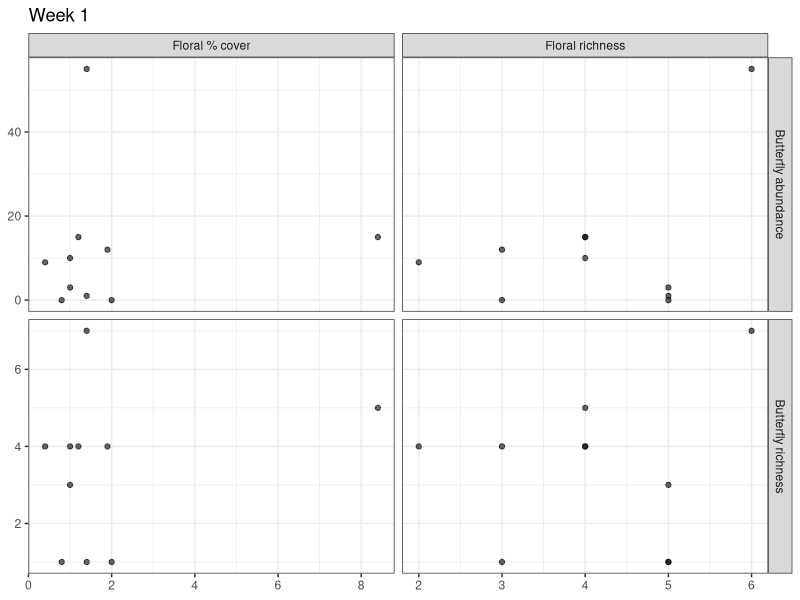
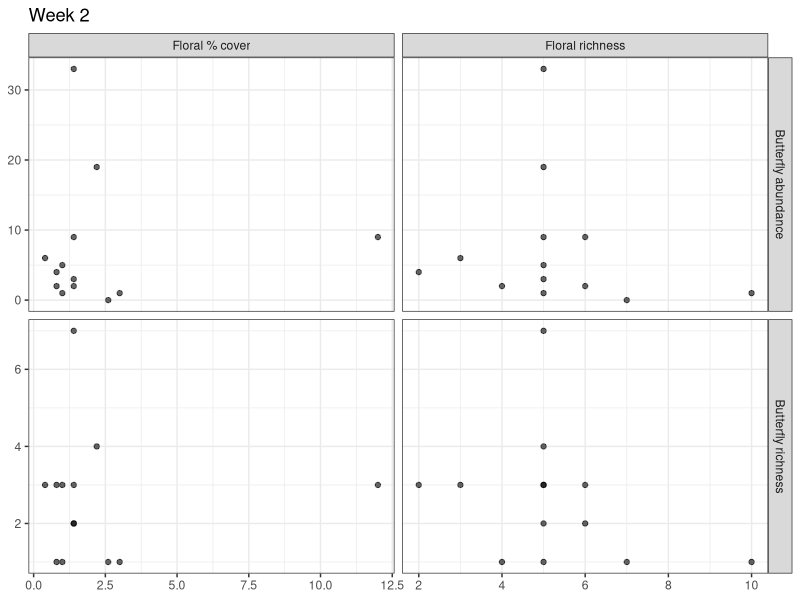
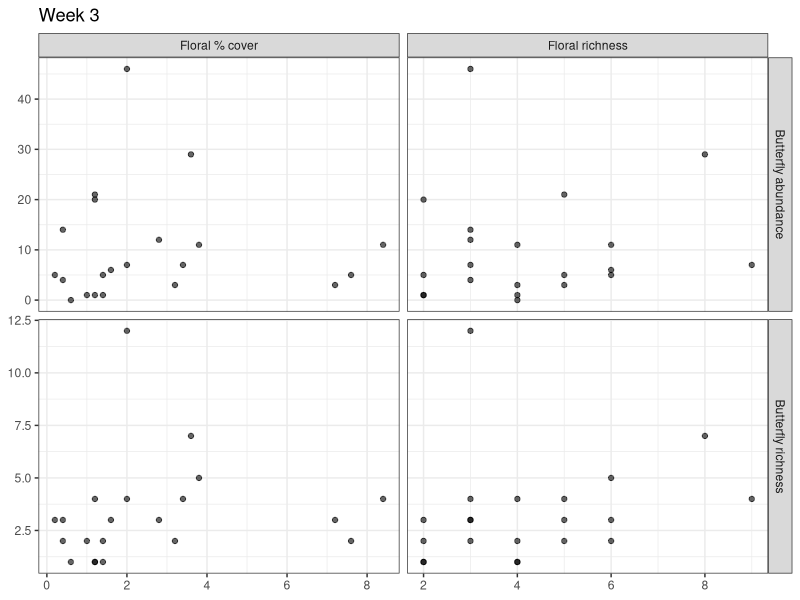
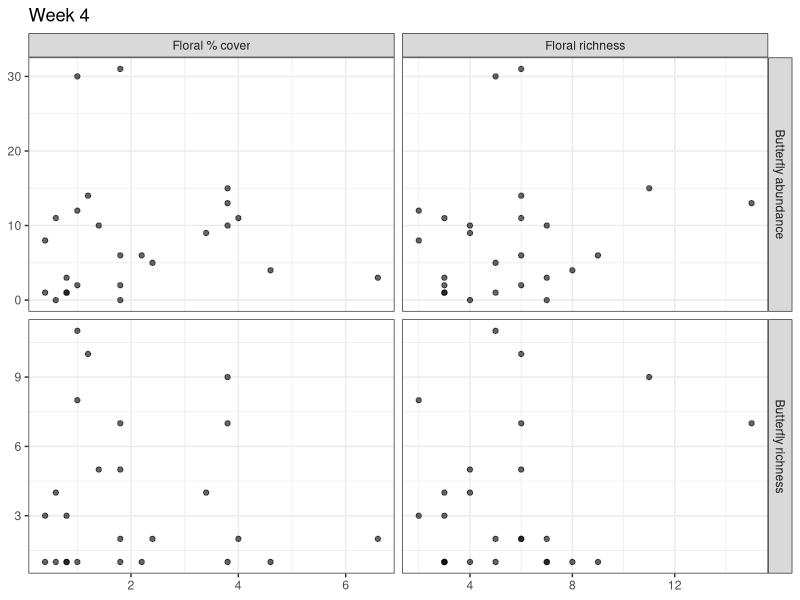
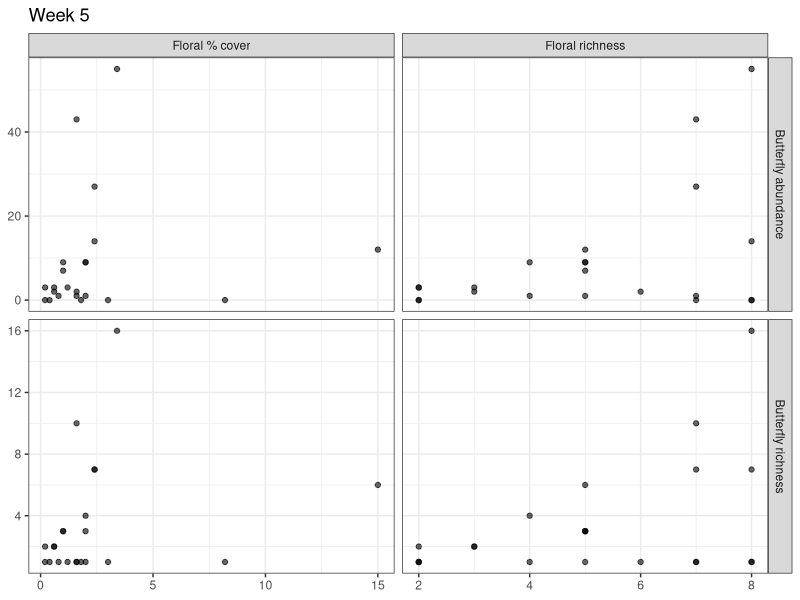
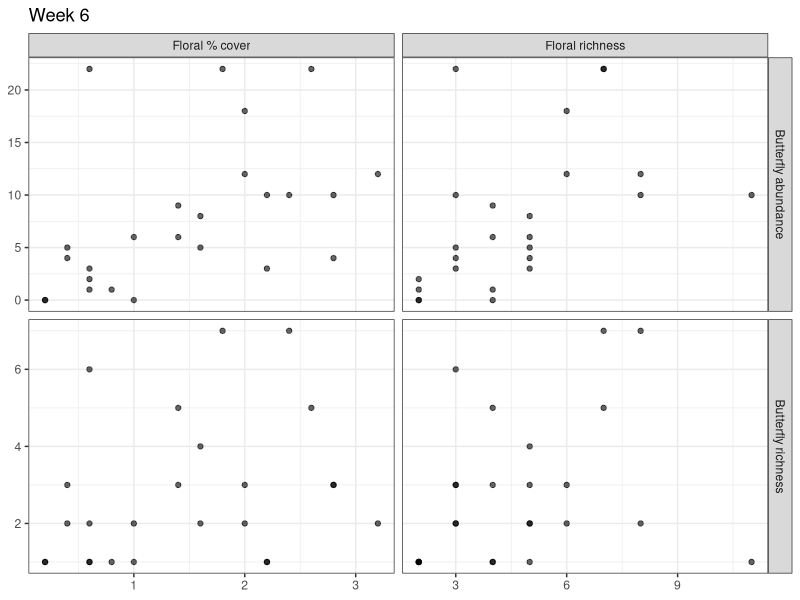
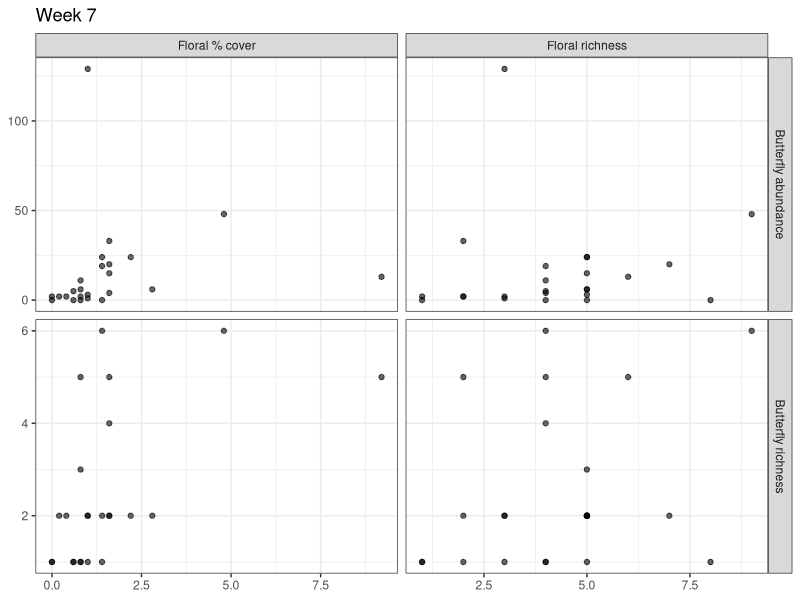
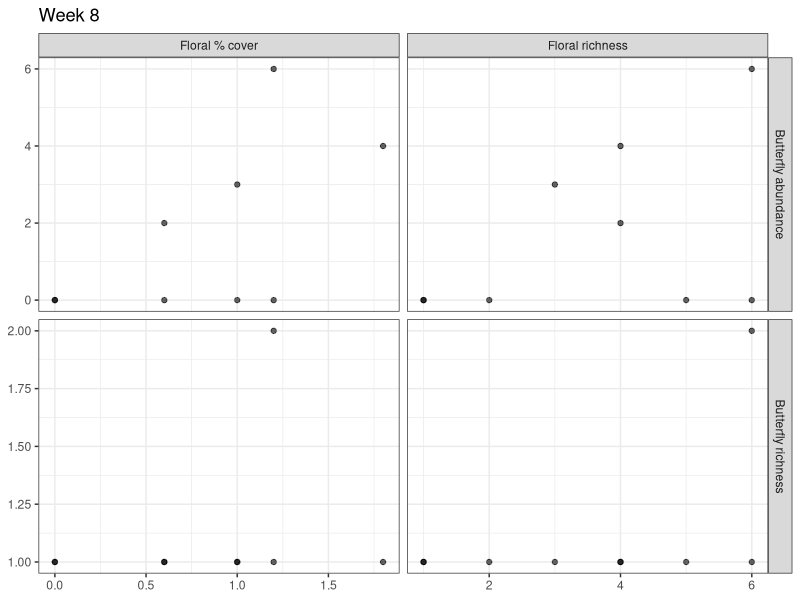

Reproduce these figures in R, in order. (Note: this script raises an error after producing the figures.)
#### Drafting Answers to Research Questions Script ####
### Freya Innes
### 22/09/2026

# Open Packages
library(tidyverse)

#### READING IN DATA ####
setwd("~/Desktop/School/Graduate/BIMBY_2026_Field_Season")

butterflies_clean <- read_csv("Clean Data/butterflies_clean.csv")
flowers_clean <- read_csv("Clean Data/flowers_clean.csv")
nectar_clean <- read_csv("Clean Data/nectar_clean.csv")



#### Can floral resource richness and abundance predict butterfly richness and abundance? ####
# The idea behind this one is a four paneled grid that has the associations

# Making a usable butterfly summary
butterfly_summary <- butterflies_clean %>%
  mutate(date = make_date(year = 2026,
                          month = as.integer(month), 
                          day = as.integer(day)),
         butterfly_species = paste(genus, species)) %>% # Combining the date
  #filter(butterfly_species != "NA NA") %>% # Removes rows with no species but the name "NA NA"
  group_by(transect, date, week) %>%
  summarise(butterfly_abundance = sum(number, na.rm = TRUE), # Making a column for butterfly abundance
            butterfly_richness = n_distinct(butterfly_species), # Making a column for species richness
            .groups = "drop")

# Making floral summary with native and non-native cover and richness in case I want to use it later
flower_summary <- flowers_clean %>%
  #filter(!is.na(genus)) %>%  # drop placeholder "no plant in this quadrat" rows
  mutate(date = make_date(year = 2026,
                          month = as.integer(month),
                          day = as.integer(day)),
         plant_species = paste(genus, species)) %>%
  distinct(transect, date, week, quadrat, plant_species, cover_pct) %>%  # No duplicate entries
  group_by(transect, date, week) %>%
  complete(quadrat = 1:5, nesting(plant_species), 
           fill = list(cover_pct = 0)) %>%
  ungroup() %>%
  group_by(transect, date, week, plant_species) %>%
  summarise(mean_cover = mean(cover_pct), .groups = "drop") %>%
  group_by(transect, date, week) %>%
  summarise(floral_richness = n_distinct(plant_species),
            floral_cover = sum(mean_cover),
            .groups = "drop") %>%
  complete(nesting(transect, date, week), 
           fill = list(floral_richness = 0, floral_cover = 0))

# Making a summary table to plot more easily
question1_data <- butterfly_summary %>%
  left_join(flower_summary, by = c("transect", "date", "week"))

figure_data <- bind_rows(
  question1_data %>%
    transmute(transect, date, week, # ", origin" has been removed from here and needs to be readded
              x = floral_richness, y = butterfly_richness,
              x_variable = "Floral richness", y_variable = "Butterfly richness"),
  question1_data %>%
    transmute(transect, date, week,
              x = floral_cover, y = butterfly_richness,
              x_variable = "Floral % cover", y_variable = "Butterfly richness"),
  question1_data %>%
    transmute(transect, date, week,
              x = floral_richness, y = butterfly_abundance,
              x_variable = "Floral richness", y_variable = "Butterfly abundance"),
  question1_data %>%
    transmute(transect, date, week,
              x = floral_cover, y = butterfly_abundance,
              x_variable = "Floral % cover", y_variable = "Butterfly abundance"))

# Loop: one 2x2 grid figure per week, click through in the Plots pane
for (wk in sort(unique(figure_data$week))) {
  
  wk_data <- figure_data %>% filter(week == wk)
  
  p <- ggplot(wk_data, aes(x = x, y = y)) + # Removing plant origin colour and fill for now
    geom_point(alpha = 0.6) +
    facet_grid(y_variable ~ x_variable, scales = "free") +
    labs(x = NULL,
         y = NULL,
         title = paste("Week", wk)) +
    theme_bw()
  
  print(p)
}



# THIS IS DUPLICATE CODE FOR THE FLORAL SUMMARY THAT SEPARATES BY ORIGIN #

# Making floral summary with native and non-native cover and richness in case I want to use it later
flower_summary <- flowers_clean %>%
  filter(!is.na(genus)) %>%  # drop placeholder "no plant in this quadrat" rows
  mutate(date = make_date(year = 2026,
                          month = as.integer(month),
                          day = as.integer(day)),
         plant_species = paste(genus, species)) %>%
  distinct(transect, date, week, quadrat, plant_species, origin, cover_pct) %>%  # No duplicate entries
  group_by(transect, date, week) %>%
  complete(quadrat = 1:5, nesting(plant_species, origin), # Keeps species and their origin together instead of duplicating
           fill = list(cover_pct = 0)) %>%
  ungroup() %>%
  group_by(transect, date, week, origin, plant_species) %>%
  summarise(mean_cover = mean(cover_pct), .groups = "drop") %>%
  group_by(transect, date, week, origin) %>%
  summarise(floral_richness = n_distinct(plant_species),
            floral_cover = sum(mean_cover),
            .groups = "drop") %>%
  complete(nesting(transect, date, week), origin, 
           fill = list(floral_richness = 0, floral_cover = 0))

#### Which floral resources are disproportionately used by butterflies relative to their availability?####
# FLOWER DATA #

#Ensuring NAs are removed (can be removed once data is properyl cleaned)
flowers_clean <- flowers_clean %>%
  filter(!is.na(transect), !is.na(month), !is.na(day)) %>%
  mutate(date = make_date(year = 2026,
                          month = as.integer(month),
                          day = as.integer(day)),
         plant_species = paste(genus, species))

# Calculate mean floral cover for each plant species
flower_availability <- flowers_clean %>%
  filter(!is.na(quadrat)) %>% # Removes quadrats that are NA values
  group_by(transect, date, quadrat, plant_species) %>%
  summarise(cover = sum(`cover_%`, na.rm = TRUE),
            .groups = "drop") %>%
  complete(transect, date, 
           quadrat = 1:5,  # specifically calculates for 5 quadrats, not more (NAs)
           plant_species, fill = list(cover = 0)) %>%
  group_by(transect, date, plant_species) %>%
  summarise(mean_cover = mean(cover),
            n_quadrats = n(),
            .groups = "drop")

# Calculate total floral cover for each transect on a certain date
flower_totals <- flower_availability %>%
  group_by(transect, date) %>%
  summarise(total_floral_cover = sum(mean_cover, na.rm = TRUE),
            .groups = "drop")

# Calculate each plant's proportion of floral availability
flower_availability <- flower_availability %>%
  left_join(flower_totals, by = c("transect", "date")) %>%
  mutate(availability_proportion = mean_cover / total_floral_cover)


# NECTARING DATA #

# Filtering the dataset (can be removed once data is completed)
nectar_clean <- nectar_clean %>%
  filter(!is.na(transect), !is.na(month), !is.na(day)) %>%
  mutate(date = make_date(year = 2026,
                          month = as.integer(month),
                          day = as.integer(day)),
         plant_species = paste(flower_genus, flower_species))

# Counting nectar observations for each plant
nectaring_summary <- nectar_clean %>%
  group_by(transect, date, plant_species) %>%
  summarise(nectar_visits = n(), 
            .groups = "drop")

# Calculating the total nectar observations per transect on a certain date
nectar_totals <- nectaring_summary %>%
  group_by(transect, date) %>%
  summarise(total_nectar_visits = sum(nectar_visits, na.rm = TRUE),
            .groups = "drop")

# Calculate if nectar use was proportional 
nectaring_summary <- nectaring_summary %>%
  left_join(nectar_totals, by = c("transect", "date")) %>%
  mutate(use_proportion = nectar_visits / total_nectar_visits)


# COMBINING DATASETS #
question2_data <- flower_availability %>%
  select(transect, date, plant_species, mean_cover, availability_proportion) %>%
  full_join(nectaring_summary %>%
              select(transect, date, plant_species, nectar_visits, use_proportion),
            by = c("transect", "date", "plant_species")) %>%
  mutate(mean_cover = replace_na(mean_cover, 0),
         availability_proportion = replace_na(availability_proportion, 0),
         nectar_visits = replace_na(nectar_visits, 0), 
         use_proportion = replace_na(use_proportion, 0))

# Calculate selection ratio
#
# > 1 = used more than expected based on availability
# = 1 = used in proportion to availability
# < 1 = used less than expected

question2_data <- question2_data %>%
  mutate(selection_ratio = case_when(availability_proportion > 0 ~ use_proportion / availability_proportion,
                                     TRUE ~ NA_real_))

#  Plotting data
# Each point represents a plant species at a particular transect on a particular date
ggplot(question2_data, aes(x = availability_proportion, y = use_proportion)) +
  geom_abline(slope = 1, intercept = 0, linetype = "dashed") + # 1:1 line = use proportional to availability
  geom_point(alpha = 0.6) +
  labs(x = "Proportion of floral cover available",
       y = "Proportion of nectar observations",
       title = "Butterfly nectar use relative to floral availability") +
  theme_bw()

# Plant-level summary for a second figure
plant_summary <- question2_data %>%
  group_by(plant_species) %>%
  summarise(mean_availability = mean(availability_proportion, na.rm = TRUE),
            mean_use = mean(use_proportion, na.rm = TRUE),
            total_visits = sum(nectar_visits, na.rm = TRUE),
            .groups = "drop")

# Plant-level availability vs. use figure
ggplot(plant_summary, aes(x = mean_availability, y = mean_use, label = plant_species)) +
  geom_abline(slope = 1, intercept = 0, linetype = "dashed") + # 1:1 line = use proportional to availability
  geom_point(alpha = 0.6) +
  geom_text(nudge_y = 0.01, check_overlap = TRUE) +
  labs(x = "Mean proportional floral cover",
       y = "Mean proportional nectar use") +
  theme_bw()


#### Does butterfly use of native vs. non-native nectar plants change with seasonal variation in native floral availability?####

# FLORAL DATA #
flower_species_cover <- flowers_clean %>%
  group_by(transect, date, plant_species, origin) %>%
  summarise(mean_cover = mean(`cover_%`, na.rm = TRUE),
            .groups = "drop")

# Total floral cover by transect on a date
flower_totals <- flower_species_cover %>%
  group_by(transect, date) %>%
  summarise(total_floral_cover = sum(mean_cover, na.rm = TRUE),
            .groups = "drop")

# Calculating native floral availability
native_flower_availability <- flower_species_cover %>%
  group_by(transect, date) %>%
  summarise(native_floral_cover = sum(mean_cover[origin == "Native"], na.rm = TRUE),
            total_floral_cover = sum(mean_cover, na.rm = TRUE), # Mean cover of all flowers
            .groups = "drop") %>%
  mutate(proportion_native_floral_cover = native_floral_cover / total_floral_cover) # Proportion of floral cover that is native

# NECTARING DATA #
# Summary of native nectar visits
nectar_native_summary <- nectar_clean %>%
  group_by(transect, date, flower_origin) %>%
  summarise(nectar_visits = n(),
            .groups = "drop")

# Calculating total nectar observations
nectar_totals <- nectar_native_summary %>%
  group_by(transect, date) %>%
  summarise(total_nectar_visits = sum(nectar_visits, na.rm = TRUE),
            .groups = "drop")

# Calculating the proportion of nectar visits to native plants
native_nectar_use <- nectar_native_summary %>%
  filter(flower_origin == "Native") %>%
  group_by(transect, date) %>%
  summarise(native_nectar_visits = sum(nectar_visits, na.rm = TRUE),
            .groups = "drop") %>%
  left_join(nectar_totals, by = c("transect", "date")) %>%
  mutate(proportion_native_nectar = native_nectar_visits / total_nectar_visits)

# Combining the floral availability and nectar use
question3_data <- native_flower_availability %>%
  left_join(native_nectar_use, by = c("transect", "date"))

# PLOTTING #
# Plotting native floral availability through the season
ggplot(question3_data, aes(x = date, y = proportion_native_floral_cover)) +
  geom_point(alpha = 0.6) +
  geom_smooth(method = "loess", se = TRUE) +
  labs(x = "Date", 
       y = "Proportion of floral cover that is native", 
       title = "Seasonal availability of native floral resources") +
  theme_bw()

# Plotting native nectar use through the season
ggplot(question3_data, aes(x = date, y = proportion_native_nectar)) +
  geom_point(alpha = 0.6) +
  geom_smooth(method = "loess", se = TRUE) +
  labs(x = "Date",
       y = "Proportion of nectar observations on native plants",
       title = "Seasonal use of native flowers") +
  ylim(0, 1) +
  theme_bw()

# Plotting native floral availability vs. native nectar use
ggplot(question3_data, aes(x = proportion_native_floral_cover, y = proportion_native_nectar)) +
  geom_abline(slope = 1, intercept = 0, linetype = "dashed") + # Adds the 1:1 use ratio
  geom_point(alpha = 0.6) +
  geom_smooth(method = "lm", se = TRUE) +
  labs(x = "Proportion of floral cover that is native",
       y = "Proportion of nectar observations on native plants",
       title = "Native nectar use as a function of native floral availability") +
  theme_bw()






#### MAKING OTHER RANDOM PLOTS THAT I HAD THE CODE FOR ####
# Transect Locations
# Adding region to butterfly data
butterflies <- butterflies_clean %>%
  mutate(region = case_when(
    transect %in% c("GBH", "CCM", "BGP", "PSP") ~ "Lower Mainland",
    transect %in% c("CHP", "RBG", "BHT", "HRP") ~ "Vancouver Island",
    transect %in% c("MGT", "FLT") ~ "High Elevation Alpine",
    transect %in% c("MMF", "KPP", "PSL") ~ "Thompson-Nicola",
    transect %in% c("OHR", "OHRb", "PBM", "ABR", "JMS",
                    "KSP", "OKF", "KWL", "RTT", "PML") ~ "Okanagan-Similkameen",
    transect %in% c("UBC", "KMP", "RRP" ) ~ "Thompson-Okanagan"))

# Base map
canada_prov <- ne_states(country = "canada", returnclass = "sf")

# Load BC boundary
bc_boundary <- canada_prov %>%
  filter(gn_name == "British Columbia")

# Convert to sf structure to plot on map 
transects_sf <- st_as_sf(butterflies, coords = c("lon", "lat"), crs = 4326)

# Clip to BC
sf_bc <- st_join(transects_sf, bc_boundary, join = st_within, left = FALSE)

# Plot
ggplot() +
  geom_sf(data = bc_boundary, fill = "grey95") +
  geom_sf(data = sf_bc, aes(color = region.x)) +
  geom_sf_text(data = sf_bc, aes(label = transect),
               nudge_y = 0.05,
               size = 2) +
  coord_sf(xlim = c(-126.0, -119.0),
           ylim = c(48.0, 51)) +
  theme_bw() +
  theme(panel.grid.major = element_blank(),
        panel.grid.minor = element_blank()) +
  labs(title = "BIMBY Transects in British Columbia",
       x = "Longitude",
       y = "Latitude",
       color = "Sampling Region")



# SAMPLING SUMMARY
# Binding together sampling summary
sampling_summary <- bind_rows(
  flowers_clean %>%
    distinct(transect, month, day, week) %>%
    count(transect) %>%
    mutate(dataset = "Flowers"),
  
  nectar_clean %>%
    distinct(transect, month, day) %>%
    count(transect) %>%
    mutate(dataset = "Nectar"),
  
  butterflies_clean %>%
    distinct(transect, month, day) %>%
    count(transect) %>%
    mutate(dataset = "Butterflies"))

# Plots the number of times floral surveys, butterfly surveys, and nectar observations have been recorded at each site
ggplot(sampling_summary, aes(x = reorder(transect, n), y = n, fill = dataset)) +
  geom_col(position = "dodge") +
  coord_flip() +
  labs(x = "Transect", 
       y = "Number of sampling occasions", 
       fill = "Dataset") +
  theme_bw() +
  theme(panel.grid.major = element_blank(),
        panel.grid.minor = element_blank())



# NATIVE VS. NON-NATIVE FLORAL COVER
# Averaging floral cover across five quadrats per transect
cover_transect <- flowers_clean %>%
  filter(!is.na(origin)) %>%
  group_by(month, day, week, transect, quadrat, origin) %>%
  summarise(cover = sum(`cover_%`, na.rm = TRUE), 
            .groups = "drop" ) %>%
  group_by(month, day, week, transect, origin) %>%
  summarise(mean_cover = mean(cover, na.rm = TRUE), 
            se = sd(cover, na.rm = TRUE) / sqrt(n()),
            .groups = "drop")

# Creating day-of-year
cover_transect <- cover_transect %>%
  mutate(date = as.Date(paste(2026, month, day, sep = "-")),
         julian = as.integer(format(date, "%j")),
         region = case_when(
           transect %in% c("GBH", "CCM", "BGP", "PSP") ~ "Lower Mainland",
           transect %in% c("CHP", "RBG", "BHT", "HRP") ~ "Vancouver Island",
           transect %in% c("MGT", "FLT") ~ "High Elevation Alpine",
           transect %in% c("MMF", "KPP", "PSL") ~ "Thompson-Nicola",
           transect %in% c("OHR", "OHRb", "PBM", "ABR", "JMS",
                           "KSP", "OKF", "KWL", "RTT", "PML") ~ "Okanagan-Similkameen",
           transect %in% c("UBC", "KMP", "RRP" ) ~ "Thompson-Okanagan"))

# Plotting mean % floral cover vs day of year
ggplot(cover_transect, aes(x = week, y = mean_cover, colour = origin)) +
  geom_point(alpha = 0.5) +
  geom_smooth(method = "loess", se = FALSE) + # Change if changed below
  facet_wrap(~ region) + # Change if wanting season total, region, or individual transects
  scale_colour_manual(values = c("Native" = "forestgreen", "Non-native" = "orange")) +
  scale_x_continuous(breaks = seq(min(cover_transect$week), max(cover_transect$week), by = 1)) +
  labs(x = "Week",
       y = "Mean floral cover (%)",
       colour = "Plant origin") +
  theme_bw() +
  theme(panel.grid.major = element_blank(),
        panel.grid.minor = element_blank())

# NECTAR-USE AT TRANSECTS 
# Simple summary of nectar-use
nectar_summary <- nectar_clean %>%
  count(transect, flower_origin)

# Plots nectaring observations at each transect and whether they were on native or non-native plants
ggplot(nectar_summary, aes(x = reorder(transect, n), y = n, fill = flower_origin)) +
  geom_col() +
  coord_flip() +
  scale_fill_manual(
    values = c("Native" = "forestgreen", "Non-native" = "orange")) +
  labs(x = "Transect",
       y = "Number of nectaring observations",
       fill = "Flower origin") +
  theme_bw() +
  theme(panel.grid.major = element_blank(),
        panel.grid.minor = element_blank())

# NECTAR-USE THROUGHOUT THE SEASON
# Adding julian date to nectaring data and summing the observations
nectar_day <- nectar_clean %>%
  mutate(date = as.Date(paste(2026, month, day, sep = "-")),
         julian = as.integer(format(date, "%j"))) %>%
  count(julian, flower_origin)

ggplot(nectar_day, aes(x = julian, y = n, colour = flower_origin)) +
  geom_point(alpha = 0.6) +
  geom_smooth(method = "loess", se = FALSE) + # Change for error bars if wanted
  scale_colour_manual(values = c("Native" = "forestgreen","Non-native" = "orange")) +
  labs(x = "Day of year",
       y = "Nectaring observations",
       colour = "Flower origin") +
  theme_bw() +
  theme(panel.grid.major = element_blank(),
        panel.grid.minor = element_blank())

#FLORAL AVAILABILITY VS NECTAR-USE 
# Calculating native floral cover for each transect and week
floral_availability <- flowers_clean %>%
  filter(!is.na(origin)) %>%
  group_by(week, transect, quadrat, origin) %>%
  summarise(cover = sum(`cover_%`, na.rm = TRUE),
            .groups = "drop") %>%
  group_by(week, transect, origin) %>%
  summarise(mean_cover = mean(cover, na.rm = TRUE),
            .groups = "drop") %>%
  rename(flower_origin = origin)

# Nectar observations based on week, transect, and flower origin 
nectar_use <- nectar_clean %>%
  count(week, transect, flower_origin, name = "nectar_obs")

# Connecting datasets
nectar_availability <- floral_availability %>%
  left_join(nectar_use, by = c("week", "transect", "flower_origin")) %>%
  mutate(nectar_obs = replace_na(nectar_obs, 0))

# Plotting 
ggplot(nectar_availability, aes(x = mean_cover, y = nectar_obs, colour = flower_origin)) +
  geom_point(alpha = 0.7) +
  geom_smooth(method = "lm", se = TRUE) +
  facet_wrap(~ flower_origin) +
  scale_colour_manual(values = c("Native" = "forestgreen", "Non-native" = "orange")) +
  labs(x = "Mean floral cover (%)",
       y = "Nectaring observations",
       colour = "Flower origin") +
  theme_bw() +
  theme(panel.grid.major = element_blank(),
        panel.grid.minor = element_blank())


# BUTTERFLY ABUNDANCE THROUGHOUT THE SEASON 
# Abundance at each transect during each week
butterfly_day <- butterflies_clean %>%
  group_by(month, day, week, transect) %>%
  summarise(butterfly_abundance = sum(number, na.rm = TRUE),
            species_richness = n_distinct(paste(genus, species),na.rm = TRUE), .groups = "drop") %>%
  mutate(date = as.Date(paste(2026, month, day, sep = "-")),
         julian = as.integer(format(date, "%j")),
         region = case_when(
           transect %in% c("GBH", "CCM", "BGP", "PSP") ~ "Lower Mainland",
           transect %in% c("CHP", "RBG", "BHT", "HRP") ~ "Vancouver Island",
           transect %in% c("MGT", "FLT") ~ "High Elevation Alpine",
           transect %in% c("MMF", "KPP", "PSL") ~ "Thompson-Nicola",
           transect %in% c("OHR", "OHRb", "PBM", "ABR", "JMS",
                           "KSP", "OKF", "KWL", "RTT", "PML") ~ "Okanagan-Similkameen",
           transect %in% c("UBC", "KMP", "RRP" ) ~ "Thompson-Okanagan"))

# Plots abundance (something wonky with the x-axis)
ggplot(butterfly_day, aes(x = julian, y = butterfly_abundance)) +
  geom_point(alpha = 0.6) +
  geom_smooth(method = "loess",se = TRUE) +
  facet_wrap(~ region) +
  labs(x = "Day of year", 
       y = "Butterfly abundance") +
  theme_bw() +
  theme(panel.grid.major = element_blank(),
        panel.grid.minor = element_blank())


# Plots richness (still wonky)
ggplot(butterfly_day, aes(x = julian,y = species_richness)) +
  geom_point(alpha = 0.6) +
  geom_smooth(method = "loess", se = TRUE) +
  #facet_wrap(~ region) +
  labs(x = "Day of year",
       y = "Butterfly species richness") +
  theme_bw() +
  theme(panel.grid.major = element_blank(),
        panel.grid.minor = element_blank())











# NOT READY YET
availability_prop <- floral_availability %>%
  group_by(week, transect) %>%
  mutate(availability_prop = mean_cover / sum(mean_cover)) %>%
  ungroup()

use_prop <- nectar_use %>%
  group_by(week, transect) %>%
  mutate(use_prop = nectar_obs / sum(nectar_obs)) %>%
  ungroup()

comparison <- availability_prop %>%
  left_join(use_prop, by = c("week", "transect", "flower_origin")) %>%
  mutate(use_prop = replace_na(use_prop, 0))

ggplot(comparison, aes(x = availability_prop, y = use_prop, colour = flower_origin)) +
  geom_abline(slope = 1, intercept = 0, linetype = "dashed") +
  geom_point(size = 3, alpha = 0.7) +
  scale_colour_manual(values = c("Native" = "forestgreen", "Non-native" = "orange")) +
  labs(x = "Proportion of floral availability",
       y = "Proportion of nectar use",
       colour = "Flower origin") +
  theme_bw() +
  theme(panel.grid.major = element_blank(),
        panel.grid.minor = element_blank())
# One point is a flower origin at a transect during a certain week















floral_availability <- flowers_clean %>%
  filter(!is.na(origin)) %>%
  group_by(week, transect, quadrat, origin) %>%
  summarise(cover = sum(`cover_%`, na.rm = TRUE), .groups = "drop") %>%
  group_by(week, transect, origin) %>% # Average the quadrats to get transect-level 
  summarise(mean_cover = mean(cover, na.rm = TRUE), .groups = "drop") %>%
  rename(flower_origin = origin)

nectar_use <- nectar_clean %>%
  filter(activity == "nectaring") %>%
  count(week, transect, flower_origin, name = "nectar_obs")

selection_data <- floral_availability %>%
  left_join(nectar_use, by = c("week", "transect", "flower_origin")) %>% # Add nectar observations
  mutate(nectar_obs = replace_na(nectar_obs, 0)) # No observations on that flower origin = zero observations

selection_data <- selection_data %>%
  group_by(week, transect) %>%
  mutate(availability_prop = mean_cover / sum(mean_cover),
         use_prop = nectar_obs / sum(nectar_obs)) %>%
  ungroup()

selection_data <- selection_data %>%
  filter(!is.na(use_prop), !is.na(availability_prop), availability_prop > 0)

selection_data <- selection_data %>%
  mutate(selection_ratio = use_prop/availability_prop)

selection_data %>%
  select(week, transect, flower_origin, availability_prop, use_prop, selection_ratio) %>%
  arrange(transect, week, flower_origin)


ggplot(selection_data, aes(x = flower_origin, y = selection_ratio, colour = flower_origin)) +
  geom_hline(yintercept = 1, linetype = "dashed") +
  geom_boxplot() +
  geom_jitter(size = 2.5, alpha = 0.5) +
  scale_colour_manual(values = c("Native" = "forestgreen",
                                 "Non-native" = "orange")) +
  labs(x = "Flower origin",
       y = "Selection ratio",
       colour = "Flower origin") +
  theme_bw() +
  theme(panel.grid.major = element_blank(),
        panel.grid.minor = element_blank())


# Summary of most common nectar plants visited
nectaring_summary_plot <- nectaring_summary %>%
  group_by(plant_species) %>%
  summarise(nectar_visits = sum(nectar_visits, na.rm = TRUE),
            .groups = "drop") %>%
  arrange(desc(nectar_visits)) %>%
  mutate(plant_species = factor(plant_species,
                           levels = plant_species)) %>%
  filter(nectar_visits > 5)


ggplot(nectaring_summary_plot, aes(x = plant_species, y = nectar_visits)) +
  geom_col() +
  theme(axis.text.x = element_text(angle = 45, hjust = 1)) +
  labs(x = "Flower",
       y = "Number of nectar observations",
       title = "Butterfly nectar plant use") 
